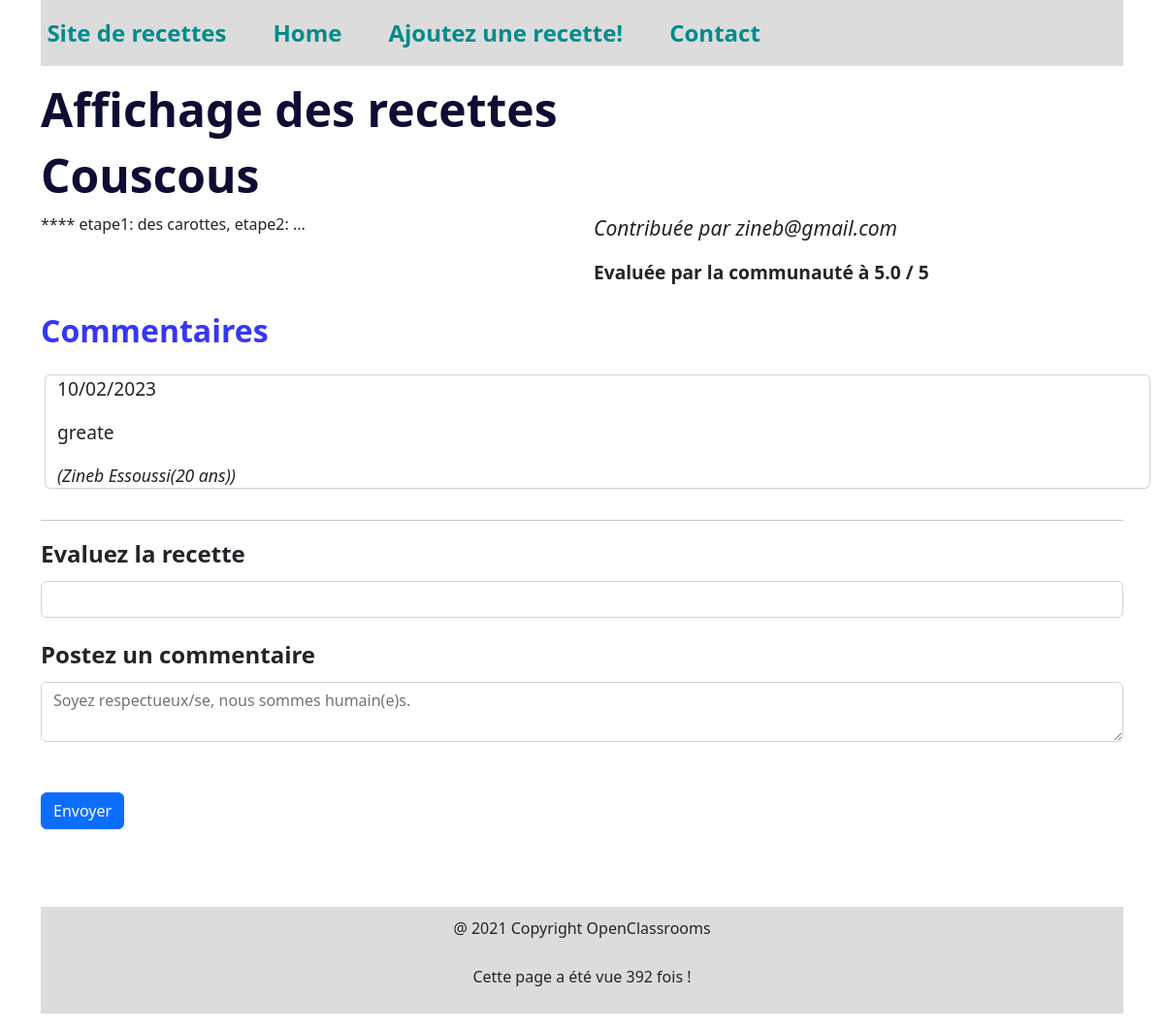
The page /read_recipe.php?id=3 (signed in) on the database its author committed.
### tables this page shows
CREATE TABLE `comments` (
  `comment_id` int(11) NOT NULL,
  `user_id` int(11) NOT NULL,
  `recipe_id` int(11) NOT NULL,
  `comment` text NOT NULL,
  `review` int(11) NOT NULL,
  `created_at` date NOT NULL DEFAULT current_timestamp()
);

CREATE TABLE `recipes` (
  `id_recipe` int(11) NOT NULL,
  `title` varchar(500) NOT NULL,
  `recipe` text NOT NULL,
  `author` varchar(300) NOT NULL,
  `is_enabled` tinyint(1) NOT NULL
);

CREATE TABLE `users` (
  `user_id` int(11) NOT NULL,
  `full_name` varchar(128) NOT NULL,
  `email` varchar(256) NOT NULL,
  `password` varchar(128) NOT NULL,
  `age` int(11) NOT NULL
);

### variables.php (called while the page is built)
<?php
include_once("./config_mysq.php");
$usersStatement = $my_sql_client->prepare('SELECT * FROM partage_de_recette.users');
$usersStatement->execute();
$users = $usersStatement->fetchAll();
?>

### functions.php (called while the page is built, shortened)
<?php
function display_user(int $userId, array $users) : string
{
    for ($i = 0; $i < count($users); $i++) {
        $user = $users[$i];
        if ($userId === (int) $user['user_id']) {
            return $user['full_name'] . '(' . $user['age'] . ' ans)';
        }
    }
    return 'Non trouvé.';
}
?>

### read_recipe.php (the view, shortened to what this page needs)
<?php
include_once("./user.php");
include_once("./functions.php");
include_once("./variables.php");
?>
<?php
$getData = $_GET;
$recipeId = $getData['id'];
$retrieveRecipeWithCommentsStatement = $my_sql_client->prepare(
    'SELECT * ,
    DATE_FORMAT(c.created_at, "%d/%m/%Y") as comment_date
    FROM partage_de_recette.comments c, partage_de_recette.recipes r
    WHERE r.id_recipe = :id AND r.id_recipe = c.recipe_id;'
    );
$retrieveRecipeWithCommentsStatement->execute([
    'id' => $recipeId,
])or die(print_r($my_sql_client->errorInfo()));
$recipeWithComments = $retrieveRecipeWithCommentsStatement->fetchAll(PDO::FETCH_ASSOC);
$averageRatingStatment = $my_sql_client->prepare(
    'SELECT ROUND(AVG(c.review),1) as rating
    FROM partage_de_recette.recipes r , partage_de_recette.comments c
    WHERE r.id_recipe = c.recipe_id AND r.id_recipe = :id;'
    );
$averageRatingStatment->execute([
    'id' => $recipeId,
])or die(print_r($my_sql_client->errorInfo()));
$averageRating = $averageRatingStatment->fetch(PDO::FETCH_ASSOC);
$count_comment = $my_sql_client->prepare(
    'SELECT count(comment) as count
    FROM partage_de_recette.comments c, partage_de_recette.recipes r
    WHERE r.id_recipe = :id AND r.id_recipe = c.recipe_id;'
);
$count_comment->execute([
    'id' => $recipeId,
]) or die(print_r($my_sql_client->errorInfo()));
$count_comment = $count_comment->FETCH(PDO::FETCH_ASSOC);
$count_comment = $count_comment['count'];
if ($count_comment > 0) {
    $recipe = [
        'id_recipe' => $recipeWithComments[0]['id_recipe'],
        'title' => $recipeWithComments[0]['title'],
        'recipe' => $recipeWithComments[0]['recipe'],
        'author' => $recipeWithComments[0]['author'],
        'comments' => [],
        'rating' => $averageRating['rating'],
    ];
    foreach ($recipeWithComments as $comment) {
        if (!is_null($comment['comment_id'])) {
            $recipe['comments'][] = [
                'comment_id' => $comment['comment_id'],
                'comment' => $comment['comment'],
                'user_id' => (int) $comment['user_id'],
                'created_at' => $comment['comment_date'],
            ];
        }
    }
}
?>
<!DOCTYPE html>
<html>
<head>
    <?php include_once("./style.php"); ?>
</head>
<body>
<div class="container">
    <?php include_once("./header.php") ?>
    <h1>Affichage des recettes</h1>
    <h1><?php echo($recipe['title']); ?></h1>
        <div class="row">
            <article class="col">
                <?php echo($recipe['recipe']); ?>
            </article>
            <aside class="col">
                <p><i>Contribuée par <?php echo($recipe['author']); ?></i></p>
                <p><b>Evaluée par la communauté à
                    <?php
                    if($count_comment>0)
                        echo($recipe['rating']);
                    else
                        echo '0';
                     ?>
                / 5</b></p>
            </aside>
        </div>
      <?php if($count_comment > 0): ?>
        <h2>Commentaires</h2>
        <div class="row">
            <?php foreach($recipe['comments'] as $comment): ?>
                <div class="card m-3 comment">
                    <p><?php echo($comment['created_at']); ?></p>
                    <p><?php echo($comment['comment']); ?></p>
                    <i>(<?php echo(display_user($comment['user_id'], $users)); ?>)</i>
                </div>
            <?php endforeach; ?>
        </div>
        <?php endif; ?>
        <hr />
    <form action="./comment_posted.php" method="post">
        <div>
            <label for="review">Evaluez la recette</label>
            <input type="number" class="form-control" id="review" name="review" min="0" max="5" step="1" />
        </div>
        <div>
            <label for="comment">Postez un commentaire</label>
            <textarea class="form-control" placeholder="Soyez respectueux/se, nous sommes humain(e)s." id="comment" name="comment"></textarea>
        </div>
        <button type="submit" class="btn btn-primary">Envoyer</button>
    </form>
    <?php include_once("./footer.php"); ?>
    </div>
</body>
</html>

### style.php (style rules this page uses)
* { margin : 0; padding:0; box-sizing:border-box; }
.container { margin: 0 auto; }
h1 { color: rgb(13, 13, 51); font-weight: bold; font-size: 3em; margin: 10px 0; }
h2 { color: rgb(54, 54, 247); font-weight: bold; font-size: 2em; margin: 10px 0; }
p { font-size: 1.2em; }
i { font-size: 1.1em; }
form div { display: flex; flex-direction: column; font-weight: bold; margin-bottom: 20px; }
input { padding: 20px; }
label { margin-bottom: 10px; font-size: 1.5em; }
button { margin : 2em 0; border :none; border-radius : 15px; background-color: darkcyan; padding : 10px 25px; color : white; font-weight: bold; }

### rows shown on the page
comments: recipe.title "Couscous", recipe.recipe "**** etape1: des carottes, etape2: ...", recipe.author "zineb@gmail.com", created_at "10/02/2023", comment "greate", user.age "Zineb Essoussi(20 ans)"

### other values the page prints
$recipe['rating'] "5.0"
$pages_vues "392"
